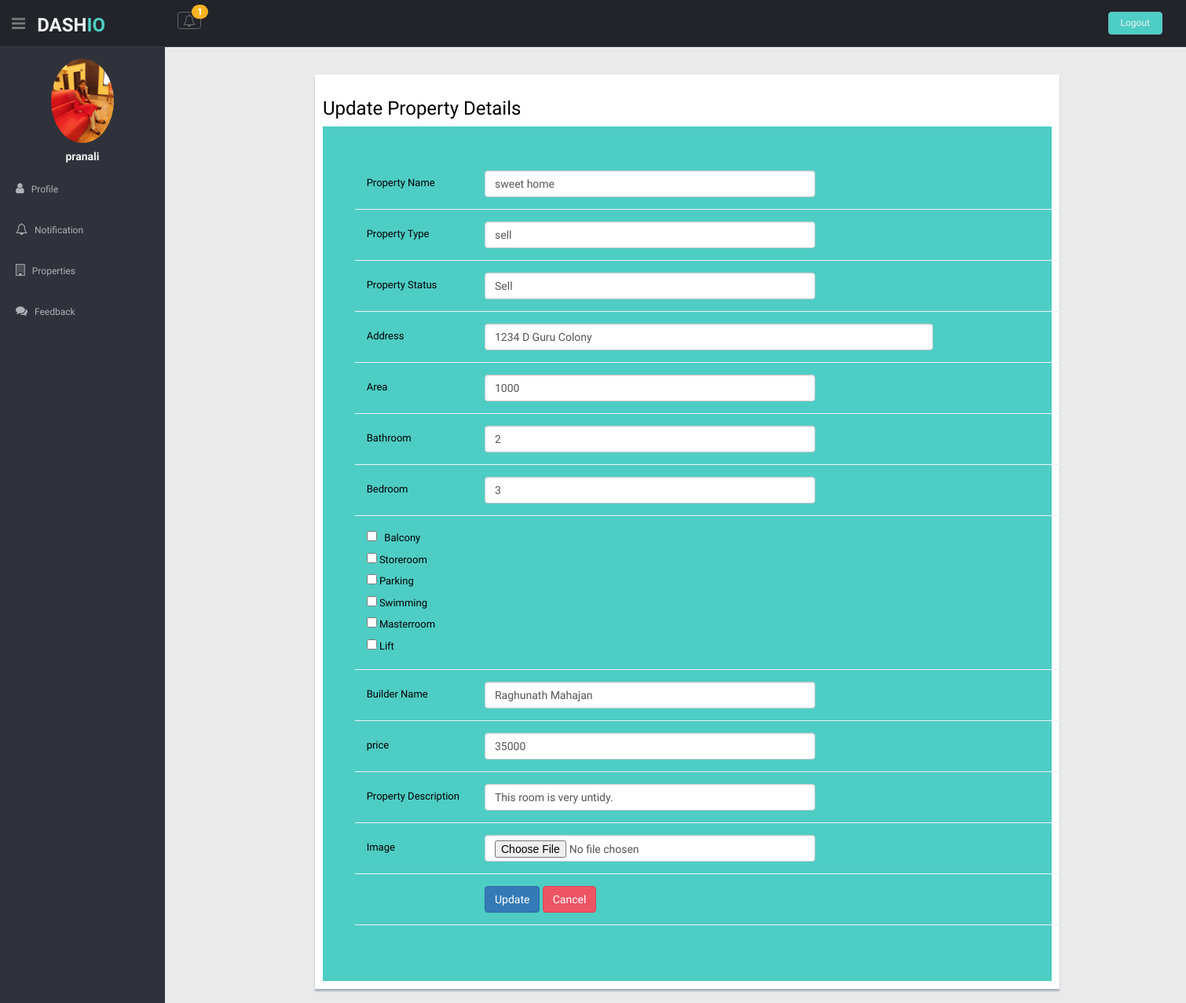
The page /update_property/3/ (signed in) on the database its author committed.
### real_estate/models.py (models this page shows, shortened)
class User(AbstractUser):
    is_customer = models.BooleanField(default=False)
    is_agent = models.BooleanField(default=False)
    first_name = models.CharField(max_length=100, default='')
    last_name = models.CharField(max_length=100, default='')
    email = models.EmailField()

class Agent(models.Model):
    user = models.OneToOneField(User, on_delete = models.CASCADE, primary_key = True)
    a_mobile = models.IntegerField(default=0)
    a_address = models.CharField(max_length=200, default='')
    a_company_name = models.CharField(max_length=30, default='')
    a_company_address = models.CharField(max_length=500,  default='')
    a_company_mobile = models.IntegerField( default=0)
    a_company_email = models.EmailField( default='')
    a_dis = models.CharField(max_length=500,  default='No description is added')
    a_image = models.FileField(upload_to='images/', null=True, verbose_name="", default='agent-4.jpg')

class Property(models.Model):
    agent = models.ForeignKey(User, on_delete=models.CASCADE)
    type = models.CharField(max_length=100,default='')
    status = models.CharField(max_length=100 , default='')
    description = models.CharField(max_length=500,default='')
    name = models.CharField(max_length=100,default='')
    address = models.CharField(max_length=200,default='')
    area = models.IntegerField(default=0)
    bathroom = models.IntegerField(default=0)
    bedroom = models.IntegerField(default=0)
    masterroom = models.BooleanField("masterroom",default=False,null=True,blank=True)
    balcony = models.BooleanField("balcony", default=False,null=True,blank=True)
    parking = models.BooleanField("parking", default=False,null=True,blank=True)
    lift = models.BooleanField("lift", default=False,null=True,blank=True)
    storeroom = models.BooleanField("storeroom", default=False,null=True,blank=True)
    swimming = models.BooleanField("swimming", default=False,null=True,blank=True)
    builder = models.CharField(max_length=100,default='')
    price = models.IntegerField(default=0)
    image = models.FileField(upload_to='images/', null=True, verbose_name="", default='')

### real_estate/views.py (the view)
# urls.py: path("update_property/<int:id>/", views.update_property, name="update_property"),
@login_required(login_url='/login')
def update_property(request, id=0):
    if request.user.is_agent:
        user = request.user
        info1 = Comments_model.objects.filter(user=user)
        xlist = list(info1)
        print(xlist)
        xcount = len(xlist)
        print(xcount)
    form2 = Property.objects.get(pk=id)
    if id == 0:
        form = PropertyDetails(request.POST)
    else:
        form2 = Property.objects.get(pk=id)
        form = PropertyDetails(request.POST, request.FILES, instance=form2)
    if form.is_valid():
        form.save()
        return redirect('agent_dashboard')
    return render(request, "update_property.html", {'form2': form2, 'info1': info1, 'xcount': xcount})

### real_estate/models.py (called while the page is built)
    def __str__(self):
        return self.name

### templates/update_property.html (shortened to what this page needs)
{% extends 'agent_dashboard.html'%}
{% block main%}
<div style="margin-left:10%; width:115%">
  <section id="main-content">
      <section class="wrapper">
        <div class="col-lg-8">
        <div class="row mt">
          <div class="col-lg-12">
            <div class="form-panel">
              <h3 style="color:#000000">Update Property Details</h3>
              <div class="form">
                 <div class="qwe">
                <form class="cmxform form-horizontal style-form" method="POST" enctype="multipart/form-data">
                  <div class="form-group ">
                    <label for="id_name" class="control-label col-lg-2">Property Name</label>
                    <div class="col-lg-6">
                      <input class=" form-control" id="id_name" name="name" type="text" value="{{form2.name}}" />
                    </div>
                  </div>
                  <div class="form-group ">
                      <label for="id_type" class="control-label col-lg-2">Property Type</label>
                      <div class="col-lg-6">
                        <input class=" form-control" id="id_type" name="type" type="text" value="{{form2.type}}"/>
                      </div>
                    </div>
                    <div class="form-group ">
                      <label for="id_status" class="control-label col-lg-2">Property Status</label>
                      <div class="col-lg-6">
                        <input class=" form-control" id="id_status" name="status" type="text" value="{{form2.status}}"/>
                      </div>
                    </div>
                  <div class="form-group ">
                    <label for="id_address" class="control-label col-lg-2">Address</label>
                    <div class="col-lg-8">
                      <input class="form-control " id="id_address" name="address" type="text" value="{{form2.address}}"/>
                    </div>
                  </div>
                  <div class="form-group ">
                    <label for="id_area" class="control-label col-lg-2">Area</label>
                    <div class="col-lg-6">
                      <input class="form-control " id="id_area" name="area" type="number" value="{{form2.area}}" />
                    </div>
                  </div>
                  <div class="form-group ">
                    <label for="id_bathroom" class="control-label col-lg-2">Bathroom</label>
                    <div class="col-lg-6">
                      <input class="form-control " id="id_bathroom" name="bathroom" type="number" value="{{form2.bathroom}}" />
                    </div>
                  </div>
                  <div class="form-group ">
                    <label for="id_bedroom" class="control-label col-lg-2">Bedroom</label>
                    <div class="col-lg-6">
                      <input class="form-control " id="id_bedroom" name="bedroom" type="number" value="{{form2.bedroom}}"/>
                    </div>
                  </div>
                  <div class="form-group ">
                    <div class="col-lg-10">
                        <input type="checkbox" id="id_balcony" name="balcony"/>&nbsp;&nbsp;
                        <label for="id_balcony" >Balcony</label>
                      </div>
                      <div class="col-lg-10">
                        <input type="checkbox"  id="id_storeroom" name="storeroom"/>
                        <label for="id_storeroom">Storeroom</label>
                      </div>
                      <div class="col-lg-10">
                        <input type="checkbox"  id="id_parking" name="parking"/>
                        <label for="id_parking">Parking</label>
                      </div>
                      <div class="col-lg-10">
                        <input type="checkbox"  id="id_swimming" name="swimming"/>
                        <label for="id_swimming">Swimming</label>
                      </div>
                      <div class="col-lg-10">
                        <input type="checkbox"  id="id_masterroom" name="masterroom"/>
                        <label for="id_masterroom">Masterroom</label>
                      </div>
                      <div class="col-lg-10">
                        <input type="checkbox"  id="id_lift" name="lift"/>
                        <label for="id_lift">Lift</label>
                      </div>
                  </div>
                  <div class="form-group ">
                    <label for="id_builder" class="control-label col-lg-2">Builder Name</label>
                    <div class="col-lg-6">
                      <input class="form-control " id="id_builder" name="builder" type="text" value="{{form2.builder}}"/>
                    </div>
                  </div>
                  <div class="form-group ">
                      <label for="id_price" class="control-label col-lg-2">price</label>
                      <div class="col-lg-6">
                        <input class="form-control " id="id_price" name="price" type="number" value="{{form2.price}}"/>
                      </div>
                    </div>
                    <div class="form-group ">
                      <label for="id_description" class="control-label col-lg-2">Property Description</label>
                      <div class="col-lg-6">
                        <input class=" form-control" id="id_description" name="description" type="text" value="{{form2.description}}"/>
                      </div>
                    </div>
                    <div class="form-group ">
                      <label for="id_image" class="control-label col-lg-2">Image</label>
                      <div class="col-lg-6">
                        <input class="form-control " id="id_image" name="image" type="file" value="{{form2.image}}"/>
                      </div>
                    </div>
                  <div class="form-group">
                    <div class="col-lg-offset-2 col-lg-10">
                      <button class="btn btn-primary" type="submit">Update</button>
                      <button class="btn btn-theme04" type="button">Cancel</button>
                    </div>
                  </div>
                </form>
                 </div>
              </div>
            </div>
          </div></div>
        </div>
      </section>
    </section>
  </div>
{%endblock%}

### templates/agent_dashboard.html (shortened to what this page needs)
{% extends 'base2.html'%}
{% load static%}
{% block body%}
<header class="header black-bg">
      <div class="sidebar-toggle-box">
        <div class="fa fa-bars tooltips" data-placement="right" data-original-title="Toggle Navigation"></div>
      </div>
      <a href="#" class="logo"><b>DASH<span>IO</span></b></a>
      <div class="nav notify-row" id="top_menu">
        <ul class="nav top-menu">
            {% if info1 %}
          <li id="header_notification_bar" class="dropdown">
            <a data-toggle="dropdown" class="dropdown-toggle" href="index.html#">
              <i class="fa fa-bell-o"></i>
              <span class="badge bg-warning">{{ xcount }}</span>
              </a>
          </li>
             {% else %}
        <h4> </h4>
        {% endif %}
        </ul>
      </div>
      <div class="top-menu">
        <ul class="nav pull-right top-menu">
          <li><a class="logout" href="{% url 'logout_view'%}">Logout</a></li>
        </ul>
      </div>
    </header>
<aside>
    <div id="sidebar" class="nav-collapse ">
        <ul class="sidebar-menu" id="nav-accordion">
            <p class="centered"><a href="#"><img src="{{user.agent.a_image.url}}" class="img-circle" width="80"></a></p>
                       <h5 class="centered">{{user.username}}</h5>
            <li class="sub-menu">
                <a class= "{%block nav1%} {%endblock%}"href="{%url 'view_agent'%}">
                    <i class="fa fa-user"></i>
                    <span>Profile</span>
                </a>
            </li>
            <li class="sub-menu">
                <a class= "{%block nav4%} {%endblock%}"href="{%url 'a_notification'%}">
                    <i class="fa fa-bell-o"></i>
                    <span>Notification</span>
                </a>
            </li>
            <li class="sub-menu">
                <a class= "{%block nav2%} {%endblock%} ">
                    <i class="fa fa-building-o"></i>
                    <span>Properties</span>
                </a>
            </li>
            <li class="sub-menu">
                <a class= "{%block nav3%} {%endblock%}" href="{% url 'afeedback' %}">
                    <i class="fa fa-comments"></i>
                    <span>Feedback</span>
                </a>
            </li>
        </ul>
    </div>
</aside>
{%block main%}
{%endblock%}
{%endblock%}

### static/dashboard/css/style.css (style rules this page uses)
body { color: #797979; background: #eaeaea; font-family: 'Ruda', sans-serif; padding: 0px !important; margin: 0px !important; font-size:13px; }
ul li { list-style: none; }
a, a:hover, a:focus { text-decoration: none; outline: none; }
.btn-theme04 { color: #fff; background-color: #ed5565; border-color: #da4453; }
.centered { text-align: center; }
.mt { margin-top: 25px; }
ul.top-menu > li > .logout { color: #f2f2f2; font-size: 12px; border-radius: 4px; -webkit-border-radius: 4px; border: 1px solid #64c3c2 !important; padding: 5px 15px; margin-right: 15px; background: #4ECDC4; margin-top: 15px; }
#sidebar { width: 210px; height: 100%; position: fixed; background: #2f323a; }
#sidebar h5 { color: #f2f2f2; font-weight: 700; }
#sidebar ul li { position: relative; }
ul.sidebar-menu , ul.sidebar-menu li ul.sub { margin: -2px 0 0; padding: 0; }
ul.sidebar-menu { margin-top: 75px; }
ul.sidebar-menu li { margin-bottom: 5px; margin-left:10px; margin-right:10px; }
ul.sidebar-menu li.sub-menu { line-height: 15px; }
ul.sidebar-menu li a span { display: inline-block; }
ul.sidebar-menu li a { color: #aeb2b7; text-decoration: none; display: block; padding: 15px 0 15px 10px; font-size: 12px; outline: none; -webkit-transition: all 0.3s ease; -moz-transition: all 0.3s ease; -o-transition: all 0.3s ease; -ms-transition: all 0.3s ease; transition: all 0.3s ease; }
ul.sidebar-menu li a i { font-size: 15px; padding-right: 6px; }
#main-content { margin-left: 210px; }
.header, .footer { min-height: 60px; padding: 0 15px; }
.header { position: fixed; left: 0; right: 0; z-index: 1002; }
.black-bg { background: #22242a; border-bottom: 1px solid #393d46; }
.wrapper { display: inline-block; margin-top: 60px; padding-left: 15px; padding-right: 15px; padding-bottom: 15px; padding-top: 0px; width: 100%; }
a.logo { font-size: 24px; color: #f2f2f2; float: left; margin-top: 15px; text-transform: uppercase; }
a.logo b { font-weight: 900; }
a.logo span { color: #4ECDC4; }
#top_menu .nav > li, ul.top-menu > li { float: left; }
.notify-row { float: left; margin-top: 15px; margin-left: 92px; }
ul.top-menu > li > a { color: #666666; font-size: 16px; border-radius: 4px; -webkit-border-radius: 4px; border:1px solid #666666 !important; padding: 2px 6px; margin-right: 15px; }
.notify-row .badge { position: absolute; right: -10px; top: -10px; z-index: 100; }
.sidebar-toggle-box { float: left; padding-right: 15px; margin-top: 20px; }
.sidebar-toggle-box .fa-bars { cursor: pointer; display: inline-block; font-size: 20px; }
.form-panel { background: #ffffff; margin: 10px; padding: 10px; box-shadow: 0px 3px 2px #aab2bd; text-align: left; }
label { font-weight: 400; }
.form-horizontal.style-form .form-group { border-bottom: 1px solid #eff2f7; padding-bottom: 15px; margin-bottom: 15px; }
@media (min-width: 768px) { .form-horizontal .control-label { text-align: left; } }
.badge.bg-warning { background: #FCB322; }

### templates/base2.html (style rules this page uses)
.qwe { padding-left:6%; padding-top:6%; padding-bottom:6%; color:#000000; background-color: #4ecdc4 !important; }

### rows shown on the page
User: agent.a_image (picture), username "pranali"
Property: name "sweet home", type "sell", status "Sell", address "1234 D Guru Colony", area "1000", bathroom "2", bedroom "3", builder "Raghunath Mahajan", price "35000", description "This room is very untidy."

### other values the page prints
{{ xcount }} "1"
